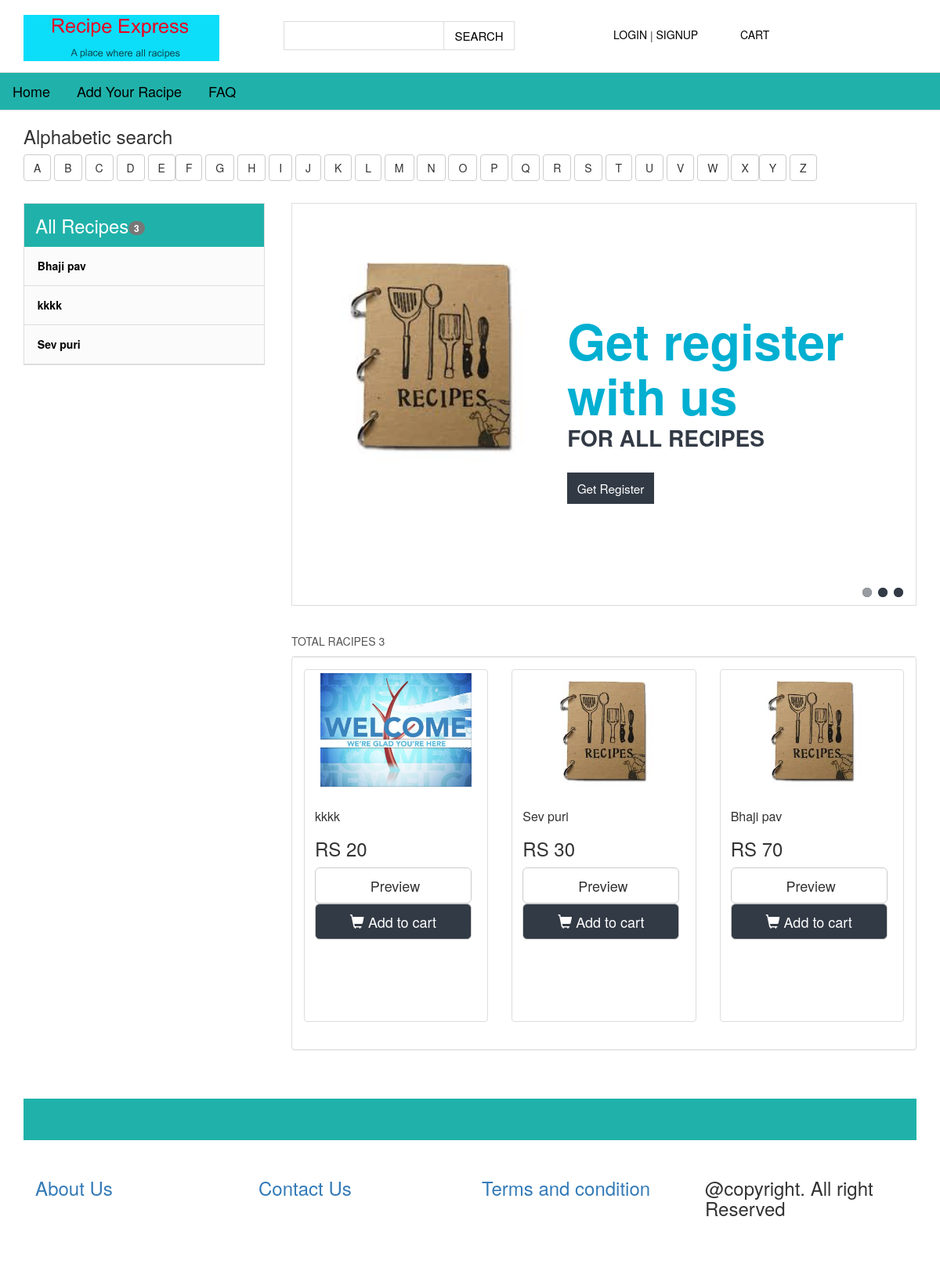
Page /racipe.php on the committed database.
### tables this page shows
CREATE TABLE IF NOT EXISTS `racipe_tbl` (
  `racipe_id` int(5) NOT NULL AUTO_INCREMENT,
  `racipe_name` varchar(20) NOT NULL,
  `racipe_img` varchar(300) NOT NULL,
  `racipe_ingredient` varchar(400) NOT NULL,
  `method` varchar(1000) NOT NULL,
  `racipe_price` varchar(10) NOT NULL,
  `status` varchar(20) NOT NULL,
  `email_id` varchar(50) NOT NULL,
  PRIMARY KEY (`racipe_id`)
);

### database.php (called while the page is built, shortened)
<?php
class database
{
   public function racipe_display()
   {
        $con=mysql_connect('localhost','root','');
        $res1=mysql_query("select * from racipe_tbl",$con);
        $cnt=mysql_num_rows($res1);
        return $cnt;
   }
  public function view_racipes()
    {
    $con=mysql_connect('localhost','root','');
    $res=mysql_query("select r.*,u.* from racipe_tbl as r,user_tbl as u where r.email_id=u.email_id ORDER BY r.racipe_id desc ",$con);
    return $res;
    }
    public function sidebar_recipes_count()
    {
	$con=mysql_connect('localhost','root','');
    $res1=mysql_query("select * from racipe_tbl",$con);
    $cnt=mysql_num_rows($res1);
    return $cnt;
    }
}
 ?>

### racipe.php (the view, shortened to what this page needs)
<!DOCTYPE html>
<html>
<head>
<link href="css/bootstrap.css" rel="stylesheet" type="text/css" media="all" />
<link href="css/style.css" rel="stylesheet" type="text/css" media="all" />
<link href="Content/bootstrap.css" rel="stylesheet"/>
</head>
<body>
<?php
include 'database.php';
include 'header.php';
?>
<div class="container">
<div class="row">
<div class="col-md-12">
<?php
include 'alphaser.php';
?>
</div>
</div>
</div>
	<div class="container">
			<div class="shoes-grid">
			<a href="register.php">
			<div class="wrap-in">
				<div class="wmuSlider example1 slide-grid">
				   <div class="wmuSliderWrapper">
					   <article style="position: absolute; width: 100%; opacity: 0;">
						<div class="banner-matter">
						<div class="col-md-5 banner-bag">
							<img class="img-responsive " style="height:272px;" src="images/racipe.jpg" alt=" " />
							</div>
							<div class="col-md-7 banner-off">
								<h2>Get register with us</h2>
								<label>FOR ALL RECIPES <b></b></label>
								<p></p>
								<span class="on-get">Get Register</span>
							</div>
							<div class="clearfix"> </div>
						</div>
					 	</article>
					 </div>
					 </a>
	                <ul class="wmuSliderPagination">
	                	<li><a href="#" class="">0</a></li>
	                	<li><a href="#" class="">1</a></li>
	                	<li><a href="#" class="">2</a></li>
	                </ul>
	            </div>
	          </div>
				<?php
				$obj=new database();
				$cnt=$obj->racipe_display();
				?>
				<div class=" w_content">
			<div class="women">
				<a href="#"><h4>Total Racipes <span><?php echo $cnt; ?></span> </h4></a>
			     <div class="clearfix"> </div>
			</div>
		</div>
<div class="panel panel-default">
  <div class="panel-body">
    <div class="row">
				 <?php
	$obj=new database();
				$cnt1=$obj->view_racipes();
while($row=mysql_fetch_assoc($cnt1))
  {
 echo' <div class="col-sm-6 col-md-4">';
   echo  '<div class="thumbnail" style="height: 450px;">';
     echo ' <img src="images/'.$row["racipe_img"].'"  style="height: 145px;"></img>';
 echo    '<div class="caption">
        <h3 style="font-size:16px">'.$row["racipe_name"].'</h3>
  <h3 >RS '.$row["racipe_price"].'</h3>
        <p><a href="login.php"><button type="button" style="width: 200px;" name="btnbuy" class="btn btn-default btn-lg">
  <span class="glyphicon glyphicon-buy" aria-hidden="true"></span> Preview
</button>
<a href="login.php"><button type="button" style="width: 200px; background:#323A45; color:white; " name="btncar" class="btn btn-default btn-lg">
  <span class="glyphicon glyphicon-shopping-cart" aria-hidden="true"></span> Add to cart
</button></a>
</p>
	  </div>
    </div>
  </div>
  ';
  }
?>
</div>
</div>
</div>
<?php
include 'sidebar.php';
?>
	<?php
	include 'footer.php';
	?>
</body>
</html>

### header.php (shortened to what this page needs)
		<div class="bottom-header">
			<div class="container">
				<div class="header-bottom-left">
					<div class="logo">
					<a href="main.php">
					<img src="images/rec_logo1.jpg" style="width:250px;" alt=" " /></a>
					</div>
<form action="" method="post">
				<div class="search">
						<input type="text" value="" name="serch" id="search-box"  >
						<input type="submit" name="btnser"  value="SEARCH" style="font-size: 15px;color: black;">
					</div>
					</form>
					<div class="clearfix"> </div>
				</div>
				<div class="header-bottom-right">
							<ul class="login">
								<li><a href="login.php"><span> </span>LOGIN</a></li> |
								<li ><a href="register.php">SIGNUP</a></li>
							</ul>
						<div class="cart"><a href="login.php"><span> </span>CART</a></div>
					<div class="clearfix"> </div>
				</div>
			</div>
		</div>
	<ul class="nav nav-tabs" style="background-color:lightseagreen;">
  <li role="presentation"><a href="main.php" style="color:black;font-size:18px; margin-right: 20;">Home</a></li>
  <li role="presentation"><a href="login.php" style="color:black;font-size:18px; margin-right: 20;">Add Your Racipe</a></li>
  <li role="presentation"><a href="question.php" style="color:black;font-size:18px; margin-right: 20;">FAQ</a></li>
  </ul>

### alphaser.php
<form action="alphasearch.php" method="post" name="search" onclick="submit">
<h3>Alphabetic search</h3>
<a href="alphasearch.php?letter=A"><button type="button" name="btna" class="btn btn-default">
  <span class="" aria-hidden="true"></span>A
</button></a>
<a href="alphasearch.php?letter=B"><button type="button" class="btn btn-default">
  <span class="" aria-hidden="true"></span>B
</button></a>
<a href="alphasearch.php?letter=C"><button type="button" class="btn btn-default">
  <span class="" aria-hidden="true"></span>C
</button></a>
<a href="alphasearch.php?letter=D"><button type="button" class="btn btn-default">
  <span class="" aria-hidden="true"></span>D
</button></a>
<a href="alphasearch.php?letter=E"><button type="button" class="btn btn-default">
  <span class="" aria-hidden="true"></span>E
</button></a><a href="alphasearch.php?letter=F"><button type="button" class="btn btn-default">
  <span class="" aria-hidden="true"></span>F
</button></a>
<a href="alphasearch.php?letter=G"><button type="button" class="btn btn-default">
  <span class="" aria-hidden="true"></span>G
</button></a>
<a href="alphasearch.php?letter=h"><button type="button" class="btn btn-default">
  <span class="" aria-hidden="true"></span>H
</button></a>
<a href="alphasearch.php?letter=I"><button type="button" class="btn btn-default">
  <span class="" aria-hidden="true"></span>I
</button></a>
<a href="alphasearch.php?letter=J"><button type="button" class="btn btn-default">
  <span class="" aria-hidden="true"></span>J
</button></a>
<a href="alphasearch.php?letter=K"><button type="button" class="btn btn-default">
  <span class="" aria-hidden="true"></span>K
</button></a>
<a href="alphasearch.php?letter=L"><button type="button" class="btn btn-default">
  <span class="" aria-hidden="true"></span>L
</button></a>
<a href="alphasearch.php?letter=M"><button type="button" class="btn btn-default">
  <span class="" aria-hidden="true"></span>M
</button></a>
<a href="alphasearch.php?letter=N"><button type="button" class="btn btn-default">
  <span class="" aria-hidden="true"></span>N
</button></a>
<a href="alphasearch.php?letter=O"><button type="button" class="btn btn-default">
  <span class="" aria-hidden="true"></span>O
</button></a>
<a href="alphasearch.php?letter=P"><button type="button" class="btn btn-default">
  <span class="" aria-hidden="true"></span>P
</button></a>
<a href="alphasearch.php?letter=Q"><button type="button" class="btn btn-default">
  <span class="" aria-hidden="true"></span>Q
</button></a>
<a href="alphasearch.php?letter=r"><button type="button" class="btn btn-default">
  <span class="" aria-hidden="true"></span>R
</button></a>
<a href="alphasearch.php?letter=S"><button type="button" class="btn btn-default">
  <span class="" aria-hidden="true"></span>S
</button></a>
<a href="alphasearch.php?letter=T"><button type="button" class="btn btn-default">
  <span class="" aria-hidden="true"></span>T
</button></a>
<a href="alphasearch.php?letter=U"><button type="button" class="btn btn-default">
  <span class="" aria-hidden="true"></span>U
</button></a>
<a href="alphasearch.php?letter=V"><button type="button" class="btn btn-default">
  <span class="" aria-hidden="true"></span>V
</button></a>
<a href="alphasearch.php?letter=W"><button type="button" class="btn btn-default">
  <span class="" aria-hidden="true"></span>W
</button></a>
<a href="alphasearch.php?letter=X"><button type="button" class="btn btn-default">
  <span class="" aria-hidden="true"></span>X
</button></a><a href="alphasearch.php?letter=Y"><button type="button" class="btn btn-default">
  <span class="" aria-hidden="true"></span>Y
</button></a>
<a href="alphasearch.php?letter=Z"><button type="button" class="btn btn-default">
  <span class="" aria-hidden="true"></span>Z
</button></a>
</form>

### sidebar.php (shortened to what this page needs)
<?php
$res=new database();
$cnt=$res->sidebar_recipes_count();
?>
			   <div class="sub-cate">
				<div class=" top-nav rsidebar span_1_of_left">
					<h3 class="cate" style="background:lightseagreen;">All Recipes<span class="badge"><?php echo $cnt;?></span></h3>
		 <?php
		$con=mysql_connect('localhost','root','');
	$cnt1=mysql_query('select * from racipe_tbl group by racipe_name',$con);
 while($row=mysql_fetch_array($cnt1))
  {
echo  '<ul class="menu">
				<ul class="kid-menu">
				<li><a href="fordisplay_res.php?id='.$row["racipe_id"].'" style="font-size: 14px;">'.$row["racipe_name"].'</a></li>
			</ul>
	</ul>';
  }
		?>
	</div>
</div>
<div class="clearfix"> </div>

### footer.php (shortened to what this page needs)
<div class="footer-fixed" >
	<div class="footer-top" style="background: lightseagreen;">
		<div class="container">
			<div class="latter-right">
				<ul class="">
					<div class="clearfix"> </div>
				</ul>
			</div>
			<div class="clearfix"> </div>
		</div>
	</div>
	<div class="footer-bottom">
		<div class="container">
			<div class="footer-bottom-cate">
		<a href="about.php">	<h3> About Us</h3></a>
			</div>
			<div class="footer-bottom-cate bottom-grid-cat">
<a href="contactus.php"><h3> Contact Us</h3></a>
		</div>
			<div class="footer-bottom-cate">
			<a href="terms_and_condition.php">	<h3> Terms and condition</h3></a>
			</div>
			<div class="footer-bottom-cate">
			<h3> @copyright. All right Reserved</h3></a>
			</div>
			<div class="clearfix"> </div>
		</div>
	</div>
</div>

### css/style.css (style rules this page uses)
body { background: #fff; font-family: 'Open Sans', sans-serif; }
body a { transition: 0.5s all; -webkit-transition: 0.5s all; -o-transition: 0.5s all; -ms-transition: 0.5s all; -moz-transition: 0.5s all; }
.bottom-header { border-bottom: 1px solid #ddd; padding: 0.7em 0 1em; }
.header-bottom-left { float: left; width: 55%; }
.logo { float:left; width: 27%; margin-top:9px; }
.header-bottom-right { float: right; width: 37%; text-align: center; padding-top:1.7em; }
.account,.cart { float:left; width:40%; }
.cart { width:24%; }
.account a,.cart a ,ul.login li a { text-decoration:none; font-size: 1em; color: #000; }
.cart a span { background: url(../images/img-sprite.png) -172px -28px; width: 26px; height: 26px; display: inline-block; vertical-align: middle; }
ul.login { float:left; width:36%; margin:0; }
ul.login li { display:inline-block; }
ul.login li a span { background: url(../images/img-sprite.png) -143px -29px; width: 26px; height: 26px; display: inline-block; vertical-align: middle; }
.search { background:#fff; border: 1px solid #ddd; position: relative; width: 47%; float: right; margin: 1.2em 0 0; }
.search input[type="text"] { border: none; outline: none; background: none; font-size:1em; color:#777; width:68%; padding:7px; -webkit-apperance:none; margin:0; -webkit-transition: all 0.5s ease-out; -moz-transition: all 0.5s ease-out; -ms-transition: all 0.5s ease-out; -o-transition: all 0.5s ease-out; }
.search input[type="submit"] { border-left: 1px solid #ddd; outline: none; cursor: pointer; width: 30.6%; height: 35px; padding: 7px; background: none; border-bottom: none; border-top: none; border-right: none; }
h3.cate { color: #fff; font-size: 1.7em; padding: 0.6em ; background: #000; margin: 0; }
ul.kid-menu { display: block !important; }
.menu { width: auto; height: auto; padding: 0; list-style: none; margin: 0; background: #FBFBFC; }
ul { padding: 0; list-style: none; }
.menu ul li a { width: 100%; display: block; position: relative; font-size:1.1em; font-weight: 400; color: #000; text-decoration:none; border-bottom: 1px solid #ddd; font-weight:700; line-height: 3.5em; text-indent: 1.2em; }
.menu ul.kid-menu li a { border-bottom: none; }
ul.kid-menu { padding: 0; margin: 0; }
ul.kid-menu li { list-style: none; border-bottom: 1px solid #ddd; }
.sub-cate,.slide-grid { float: left; }
.top-nav { border: 1px solid #ddd; }
.sub-cate { width: 27%; margin: 2em 2em 0 0; }
.banner-off { padding: 6em 0em 6em 2em; }
.banner-matter { padding: 4em 2em; }
.shoes-grid { width: 70%; float: right; }
.slide-grid { width: 100%; border: 1px solid #ddd; margin: 2em 0; }
.banner-off h2 { padding: 0em; margin: 0; font-size: 4.5em; color: #01AFD1; font-weight: 600; }
.banner-off label { font-size: 2em; color:#323A45; font-weight: 700; }
.banner-off p { font-size: 1em; color:#323A45; margin: 0; width: 90%; padding: 0 0 2em; }
span.on-get { font-size: 1.1em; color:#fff; padding:0.6em 0.8em; background:#323A45; }
.wmuSlider { position: relative; overflow: hidden; }
.wmuSlider .wmuSliderWrapper article img { max-width: 100%; width: auto; height: auto; display:block; }
.wmuSliderPagination { z-index: 2; position: absolute; right:1%; bottom:0px; }
ul.wmuSliderPagination { padding:0; }
.wmuSliderPagination li { float: left; margin: 0 8px 0 0; list-style-type: none; }
.wmuSliderPagination a { display: block; text-indent: -9999px; background:#323A45; height:12px; width:12px; border-radius: 30px; -webkit-border-radius: 30px; -moz-border-radius: 30px; -o-border-radius: 30px; -ms-border-radius: 30px; }
.women { text-align: left; border-bottom: 1px solid #ebebeb; }
.women h4 { float:left; font-size:1em; text-transform:uppercase; color: #333333; }
.women h4 { color:#555555; }
.footer-top { background: #F5F5F5; margin: 3em 0 0; }
.latter-right { float:right; }
.footer-bottom-cate { float: left; width: 25%; }
.footer-bottom { padding: 2em 0 5em; }

### rows in the picture
racipe_tbl: racipe_img (picture), racipe_name "kkkk", racipe_price "20"
racipe_tbl: racipe_img (picture), racipe_name "Sev puri", racipe_price "30"
racipe_tbl: racipe_img (picture), racipe_name "Bhaji pav", racipe_price "70"

### other values in the picture
$cnt "3"
